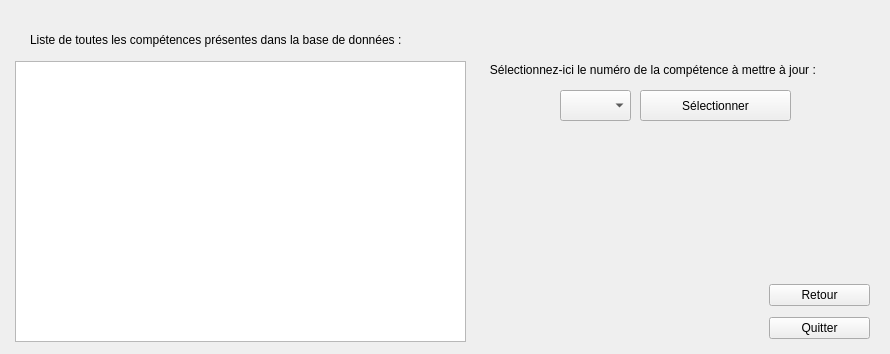
    <widget class="QWidget" name="page_30">
     <widget class="QTextBrowser" name="textBrowser_29">
      <property name="geometry">
       <rect>
        <x>15</x>
        <y>61</y>
        <width>451</width>
        <height>281</height>
       </rect>
      </property>
     </widget>
     <widget class="QLabel" name="label_79">
      <property name="geometry">
       <rect>
        <x>30</x>
        <y>30</y>
        <width>421</width>
        <height>20</height>
       </rect>
      </property>
      <property name="text">
       <string>Liste de toutes les compétences présentes dans la base de données :</string>
      </property>
     </widget>
     <widget class="QComboBox" name="comboBox_6">
      <property name="geometry">
       <rect>
        <x>560</x>
        <y>90</y>
        <width>71</width>
        <height>31</height>
       </rect>
      </property>
     </widget>
     <widget class="QLabel" name="label_80">
      <property name="geometry">
       <rect>
        <x>480</x>
        <y>60</y>
        <width>401</width>
        <height>20</height>
       </rect>
      </property>
      <property name="text">
       <string>   Sélectionnez-ici le numéro de la compétence à mettre à jour :</string>
      </property>
     </widget>
     <widget class="QPushButton" name="pushButton_87">
      <property name="geometry">
       <rect>
        <x>640</x>
        <y>90</y>
        <width>151</width>
        <height>31</height>
       </rect>
      </property>
      <property name="text">
       <string>Sélectionner</string>
      </property>
     </widget>
     <widget class="QWidget" name="verticalLayoutWidget_39">
      <property name="geometry">
       <rect>
        <x>769</x>
        <y>279</y>
        <width>101</width>
        <height>66</height>
       </rect>
      </property>
      <layout class="QVBoxLayout" name="verticalLayout_39">
       <item>
        <widget class="QPushButton" name="pushButton_89">
         <property name="text">
          <string>Retour</string>
         </property>
        </widget>
       </item>
       <item>
        <widget class="QPushButton" name="pushButton_90">
         <property name="text">
          <string>Quitter</string>
         </property>
        </widget>
       </item>
      </layout>
     </widget>
    </widget>
